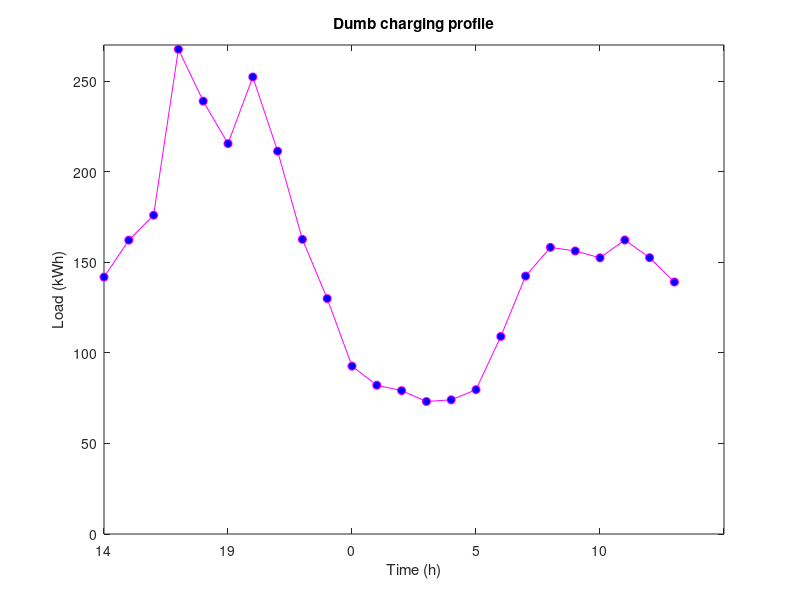

MATLAB code for this plot: (Note: this script raises an error after producing the figure.)
%% Parameters
clear
close all
Smin = 0.1;
Smax = 1;
capBat = 60; % in kWh (Tesla Model Y)
Emax = 10; % in kW
cap = 240; % Grid (Transformer) capacity


offPeak = 0.37067; % Prices per kWh
onPeak = 0.48695;

% offPeak = 0.1; % Prices per kWh
% onPeak = 0.5;

EVnumber = 10;

EVs = zeros(EVnumber,5);

% falpha = [/39 10/39 6/39 10/39 3/39 2/39 0/39 0/39 0/39 0/39 0/39 0/39 0/39 0/39];
t1 = [0 1 2 3 4 5 6 7 8 9 10 11 12 13 14 15 16 17 18 19 20 21 22 23];
% t2 = [16 17 18 19 20 21 22 23 0 1 2 4 5 6];
% n = EVnumber;
% 
% c = cumsum([0,falpha(:).']);
% c = c/c(end); % make sur the cumulative is 1 
% [~,i] = histc(rand(1,n),c);
% r = t1(i); % map to v values
% 
% EVs(:,5) = r'; % When the charging task starts


for i = 1:EVnumber
    %TODO: Stochastic battery capacity? 
    EVs(i,1) = unifrnd(Smin,Smax-0.1); % 1st column: initial SoC
    EVs(i,2) = unifrnd(max(EVs(i,1),0.6),Smax); % 2nd column: Sobj
    EVs(i,3) = capBat*(EVs(i,2)-EVs(i,1)); % 3rd column: energy to get to Sobj
    EVs(i,4) = max(offPeak,normrnd(.44,0.1)); % price for which EV will defer charging
    EVs(i,5) = round(normrnd(17,3)); % arrival time (16th index equals 17h)
    EVs(i,6) = min(round(normrnd(8,2)),max(EVs(:,5))); % departure time
end


% EVs = [0.751778949114543	0.976615575619027	13.4901975902690	0.370670000000000	20	9;
% 0.178032323999528	0.711399287546819	32.0020178128375	0.474262446653865	28	14;
% 0.226090465342039	0.988237112704246	45.7287988417325	0.512540422494611	17	9;
% 0.213509070901772	0.768704513050510	33.3117265289243	0.588969760778547	21	11;
% 0.624592559325270	0.637998989181005	0.804385791344109	0.511723865132884	22	9;
% 0.706192104462667	0.924530291027913	13.1002911939148	0.409655907521398	18	6;
% 0.664836870415687	0.675506066831120	0.640151784925978	0.370670000000000	15	2;
% 0.758766262661834	0.926382368191822	10.0569663317993	0.370670000000000	21	5;
% 0.450995487725119	0.752623382837203	18.0976737067251	0.471920673916550	18	6;
% 0.491811516630585	0.778234480284360	17.1853778192265	0.502770728752873	20	10];

% EVs = [0.602012037521139	0.814792820673305	12.7668469891299	0.370670000000000	22	6;
% 0.420023772495711	0.807089405757887	23.2239379957306	0.370670000000000	14	5;
% 0.179024028698803	0.956110182218791	46.6251692111993	0.370670000000000	20	8;
% 0.190973152835646	0.796178262784808	36.3123065969497	0.480474457080366	14	10;
% 0.622415018062455	0.796531583736583	10.4469939404477	0.501434740533673	13	9;
% 0.363180244051477	0.976520212459366	36.8003981044734	0.370670000000000	23	8;
% 0.551663887446005	0.997486452640385	26.7493539116628	0.550295034306817	14	6;
% 0.135259033455307	0.925177587869021	47.3951132648228	0.426430191232172	16	8;
% 0.813719173513560	0.889334405932335	4.53691394512651	0.470928218227206	10	7;
% 0.215873470769043	0.697952211897265	28.9247244676933	0.370670000000000	16	7];

beginPlot = min(EVs(:,5));
baseload = [92.684 82.153 79.172 73.166 74.093 79.684 109.067 142.416 158.256 156.271 152.508 162.324 152.579 139.126 136.246 142.246 155.712 230.033 216.728 204.236 222.338 186.18 161.535 130.007];

%% Dumb Charging

demandDumb = zeros(EVnumber,size(t1,2)); % For each EV, we generate a dumb charging load profile (time window is 16h-6h)

for i=1:EVnumber
    energy = EVs(i,3);
    demandCurr = zeros(1,24);
    tarr = EVs(i,5);
    tdep = EVs(i,6);
    t = 1;
    while t ~= (tdep + 24 - tarr)
        if energy > Emax
            demandCurr(t) = Emax;
            energy = energy - Emax;
        else 
            demandCurr(t) = energy;
            break
        end
        t = t+1;
    end
    demandDumb(i,:) = circshift(demandCurr,tarr);
end

totalDumb = sum(demandDumb, 1);


dumbShifted = circshift(totalDumb+baseload,-beginPlot);
% timeShifted = circshift(t1,-beginPlot);
% timeSeriesDumb = timeseries(dumbShifted, timeShifted);
xLabels = [beginPlot mod(beginPlot+5,24) mod(beginPlot+10,24) mod(beginPlot+15,24) mod(beginPlot+20,24)];
figure(1)
plot(t1,dumbShifted,'-om','MarkerFaceColor','b')
xticklabels(xLabels)
title('Dumb charging profile')
xlabel('Time (h)')
ylabel('Load (kWh)')
ylim([0 cap+30]);
hold on 
ax = gca; 
ax.FontSize = 12;
yline(cap, '-r')
hold off
% plotResult(totalDumb,cap)

%% ToU
priceElec = zeros(1,24);
priceElec(8:22) = onPeak; % Day tarrif is from 7am until 22pm
priceElec(priceElec == 0) = offPeak; % Night tariff is from 22pm until 7am

demandToU = zeros(EVnumber,size(t1,2));
for i=1:EVnumber
    energy = EVs(i,3);
    tarr = EVs(i,5);
    tdep = EVs(i,6);
    priceElecCurr = circshift(priceElec,-tarr);
    demandToUCurr = zeros(1,24);
    t = 1;
    while t ~= (tdep + 24 - tarr)
        if priceElecCurr(t) <= EVs(i,4)
            if energy >= Emax
                demandToUCurr(t) = Emax;
                energy = energy - Emax;
            else 
                demandToUCurr(t) = energy;
                break
            end
        end
        t=t+1;
    end
    demandToU(i,:) = circshift(demandToUCurr,tarr);
end

totalToU = sum(demandToU, 1);
ToUShifted = circshift(totalToU+baseload,-beginPlot);

figure(2)
plot(t1,ToUShifted,'-om','MarkerFaceColor','b')
xticklabels(xLabels)
% xlim([0 23])
title('ToU charging profile')
xlabel('Time (h)')
ylabel('Load (kW)')
ax = gca; 
ax.FontSize = 12;
ylim([0 cap+30]);
hold on 

yline(cap, '-r')
hold off

% plotResult(totalToU,cap)


%% Congestion Pricing (Iterative)

price = zeros(1,24); % index 1 corresponds to 0h-1h etc. 
totalIteration = totalDumb+baseload;
w = 0.4; % weighting factor for congestion pricing 


while max(totalIteration) > cap
    demandIteration = zeros(EVnumber,size(t1,2));
    congestionPrice = arrayfun(@(x)w*max(x-cap,0)/cap,totalIteration);
    price = price + congestionPrice;

    for i=1:EVnumber
        energy = EVs(i,3);
        tarr = EVs(i,5);
        tdep = EVs(i,6);
        priceCurrIter = circshift(price,-tarr);
        demandIterCurr = zeros(1,24);
        t = 1;

        while t ~= (tdep + 24 - tarr)
%             if t == 24
%                 t = 0;
%             end
            if priceCurrIter(t) <= EVs(i,4)
                if energy >= Emax
                    demandIterCurr(t) = Emax;
                    energy = energy - Emax;
                else 
                    demandIterCurr(t) = energy;
                    break
                end
            end
            t=t+1;
        end
        demandIteration(i,:) = circshift(demandIterCurr,tarr);
    end
    totalIteration = sum(demandIteration, 1) + baseload;
end


totalFinal = totalIteration;
CongShifted = circshift(totalFinal,-beginPlot);

figure(3)
plot(t1,CongShifted,'-om','MarkerFaceColor','b')
xticklabels(xLabels)
% xlim([0 23])
title('Congestion Pricing charging profile')
xlabel('Time (h)')
ylabel('Load (kW)')
ax = gca; 
ax.FontSize = 12;
ylim([0 cap+30]);
hold on 

yline(cap, '-r')
hold off
% plotResult(totalFinal,cap)

if sum(totalFinal) - sum(totalDumb+baseload) > 1^(-10)
       disp('ITERATIVE FAILED');
end



%% Linear programming
% Linprog takes last timeslots if costs are the same. More accurate cost
% function needed including discomfort

price2 = zeros(1,24); % index 1 corresponds to 0h-1h etc. 
totalIteration2 = totalDumb; 
w = 0.1; % weighting factor for congestion pricing 
iterationCount = 0;

while max(totalIteration2+baseload) > cap
    demandIteration2 = zeros(EVnumber,size(t1,2));
    congestionPrice2 = arrayfun(@(x)w*max(x-cap,0)/cap,totalIteration2 + baseload); 
    price2 = price2 + congestionPrice2;  
    
    for i=1:EVnumber
        % Charging each hour is < Emax and total charging is equal to (SoCobj-SoCinit)*capBat
%         demandCurrent = fmincon((@(x) price2*transpose(x)+sum(demandDumb(i,:)-x)),demandDumb(i,:),eye(24),Emax*ones(24,1),ones(1,24),EVs(i,3));

        tdep = EVs(i,6);
        tarr = EVs(i,5);
        energy = EVs(i,3);
        if tarr >= 24
            weight = [price2(mod(tarr,24)+1:tdep)];
            schedule = transpose(linprog(weight, [], [], ones(1,tdep + (24-tarr)), energy, zeros(1,size(weight,2)),Emax*ones(1,size(weight,2)))); % works as it should
            schedule = [zeros(1,mod(tarr,24)) schedule zeros(1,24-tdep)];
        else
            weight = [price2(tarr+1:end) price2(1:tdep)];
            schedule = transpose(linprog(weight, [], [], ones(1,tdep + (24-tarr)), energy, zeros(1,size(weight,2)),Emax*ones(1,size(weight,2)))); % works as it should
            schedule = [schedule(24-tarr+1:end) zeros(1,24-size(weight,2)) schedule(1:24-tarr)];
        end
        
%         schedule = transpose(linprog(weight, [], [], ones(1,tdep + (24-tarr)), energy, zeros(1,size(weight,2)),Emax*ones(1,size(weight,2)))); % works as it should
%         schedule = [schedule(24-tarr+1:end) zeros(1,24-size(weight,2)) schedule(1:24-tarr)];
        demandIteration2(i,:) = schedule;
        
    end
    iterationCount = iterationCount +1;
    totalIteration2 = sum(demandIteration2, 1);
end


totalFinal2 = totalIteration2 + baseload;

LinearShifted = circshift(totalFinal2,-beginPlot);

figure(4)
plot(t1,LinearShifted,'-om','MarkerFaceColor','b')
xticklabels(xLabels)
% xlim([0 23])
title('Linear Programming charging profile')
xlabel('Time (h)')
ylabel('Load (kW)')
ax = gca; 
ax.FontSize = 12;
ylim([0 cap+30]);
hold on 

yline(cap, '-r')
hold off
% plotResult(totalFinal,cap)

% if sum(totalFinal2) - sum(totalDumb) > 1^(-10)
%        disp('LINEAR PROGRAMMING FAILED');
% end

%% Game Theory

currPrice = zeros(1,24);
totalSchedule = totalDumb + baseload;

iterationCount2 = 0;
k = 10^-7;

while max(totalSchedule) > cap

    % Price setting
    currPrice = k*(totalSchedule).^3; 
    
    for i=1:EVnumber
        % Charging each hour is < Emax and total charging is equal to (SoCobj-SoCinit)*capBat
%         demandCurrent = fmincon((@(x) price2*transpose(x)+sum(demandDumb(i,:)-x)),demandDumb(i,:),eye(24),Emax*ones(24,1),ones(1,24),EVs(i,3));
        tdep = EVs(i,6);
        tarr = EVs(i,5);
        energy = EVs(i,3);
        if tarr >= 24
            weight = [currPrice(mod(tarr,24)+1:tdep)];
            schedule = transpose(linprog(weight, [], [], ones(1,tdep + (24-tarr)), energy, zeros(1,size(weight,2)),Emax*ones(1,size(weight,2)))); % works as it should
            schedule = [zeros(1,mod(tarr,24)) schedule zeros(1,24-tdep)];
        else
            weight = [currPrice(tarr+1:end) currPrice(1:tdep)];
            schedule = transpose(linprog(weight, [], [], ones(1,tdep + (24-tarr)), energy, zeros(1,size(weight,2)),Emax*ones(1,size(weight,2)))); % works as it should
            schedule = [schedule(24-tarr+1:end) zeros(1,24-size(weight,2)) schedule(1:24-tarr)];
        end
        
%         schedule = transpose(linprog(weight, [], [], ones(1,tdep + (24-tarr)), energy, zeros(1,size(weight,2)),Emax*ones(1,size(weight,2)))); % works as it should
%         schedule = [schedule(24-tarr+1:end) zeros(1,24-size(weight,2)) schedule(1:24-tarr)];
        demandEVs(i,:) = schedule;
        
    end
    iterationCount2 = iterationCount2 +1;
    totalSchedule = sum(demandEVs, 1) + baseload;
end


GameShifted = circshift(totalSchedule,-beginPlot);

figure(5)
plot(t1,GameShifted,'-om','MarkerFaceColor','b')
xticklabels(xLabels)
% xlim([0 23])
title('Game Theory charging profile')
xlabel('Time (h)')
ylabel('Load (kW)')
ax = gca; 
ax.FontSize = 12;
ylim([0 cap+30]);
hold on 

yline(cap, '-r')
hold off


